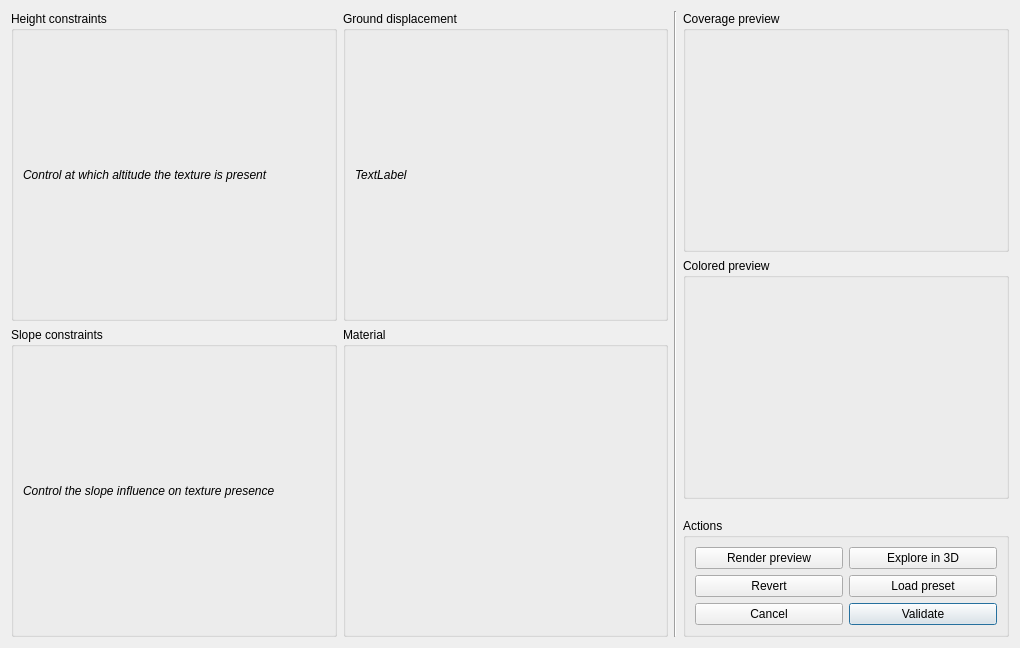
<?xml version="1.0" encoding="UTF-8"?>
<ui version="4.0">
 <class>DialogTexturesLayer</class>
 <widget class="QDialog" name="DialogTexturesLayer">
  <property name="geometry">
   <rect>
    <x>0</x>
    <y>0</y>
    <width>1020</width>
    <height>648</height>
   </rect>
  </property>
  <property name="windowTitle">
   <string>Paysages 3D - Texture editing</string>
  </property>
  <property name="modal">
   <bool>true</bool>
  </property>
  <layout class="QHBoxLayout" name="horizontalLayout">
   <item>
    <layout class="QVBoxLayout" name="verticalLayout">
     <item>
      <widget class="QGroupBox" name="groupBox_2">
       <property name="title">
        <string>Height constraints</string>
       </property>
       <property name="flat">
        <bool>true</bool>
       </property>
       <layout class="QVBoxLayout" name="verticalLayout_3">
        <item>
         <widget class="QLabel" name="label">
          <property name="font">
           <font>
            <italic>true</italic>
           </font>
          </property>
          <property name="text">
           <string>Control at which altitude the texture is present</string>
          </property>
         </widget>
        </item>
       </layout>
      </widget>
     </item>
     <item>
      <widget class="QGroupBox" name="groupBox_3">
       <property name="title">
        <string>Slope constraints</string>
       </property>
       <property name="flat">
        <bool>true</bool>
       </property>
       <layout class="QVBoxLayout" name="verticalLayout_8">
        <item>
         <widget class="QLabel" name="label_2">
          <property name="font">
           <font>
            <italic>true</italic>
           </font>
          </property>
          <property name="text">
           <string>Control the slope influence on texture presence</string>
          </property>
         </widget>
        </item>
       </layout>
      </widget>
     </item>
    </layout>
   </item>
   <item>
    <layout class="QVBoxLayout" name="verticalLayout_2">
     <item>
      <widget class="QGroupBox" name="groupBox_5">
       <property name="title">
        <string>Ground displacement</string>
       </property>
       <property name="flat">
        <bool>true</bool>
       </property>
       <layout class="QVBoxLayout" name="verticalLayout_9">
        <item>
         <widget class="QLabel" name="label_3">
          <property name="font">
           <font>
            <italic>true</italic>
           </font>
          </property>
          <property name="text">
           <string>TextLabel</string>
          </property>
         </widget>
        </item>
       </layout>
      </widget>
     </item>
     <item>
      <widget class="QGroupBox" name="groupBox_6">
       <property name="title">
        <string>Material</string>
       </property>
      </widget>
     </item>
    </layout>
   </item>
   <item>
    <widget class="Line" name="line">
     <property name="orientation">
      <enum>Qt::Vertical</enum>
     </property>
    </widget>
   </item>
   <item>
    <layout class="QVBoxLayout" name="verticalLayout_5">
     <item>
      <widget class="QGroupBox" name="groupBox">
       <property name="title">
        <string>Coverage preview</string>
       </property>
       <property name="flat">
        <bool>true</bool>
       </property>
       <layout class="QVBoxLayout" name="verticalLayout_6">
        <item>
         <widget class="BasePreview" name="preview_cumul_2" native="true">
          <property name="sizePolicy">
           <sizepolicy hsizetype="Fixed" vsizetype="Fixed">
            <horstretch>0</horstretch>
            <verstretch>0</verstretch>
           </sizepolicy>
          </property>
          <property name="minimumSize">
           <size>
            <width>200</width>
            <height>200</height>
           </size>
          </property>
          <property name="maximumSize">
           <size>
            <width>200</width>
            <height>200</height>
           </size>
          </property>
         </widget>
        </item>
       </layout>
      </widget>
     </item>
     <item>
      <widget class="QGroupBox" name="groupBox_7">
       <property name="title">
        <string>Colored preview</string>
       </property>
       <property name="flat">
        <bool>true</bool>
       </property>
       <layout class="QVBoxLayout" name="verticalLayout_7">
        <item>
         <widget class="BasePreview" name="preview_cumul_3" native="true">
          <property name="sizePolicy">
           <sizepolicy hsizetype="Fixed" vsizetype="Fixed">
            <horstretch>0</horstretch>
            <verstretch>0</verstretch>
           </sizepolicy>
          </property>
          <property name="minimumSize">
           <size>
            <width>200</width>
            <height>200</height>
           </size>
          </property>
          <property name="maximumSize">
           <size>
            <width>200</width>
            <height>200</height>
           </size>
          </property>
         </widget>
        </item>
       </layout>
      </widget>
     </item>
     <item>
      <spacer name="verticalSpacer_2">
       <property name="orientation">
        <enum>Qt::Vertical</enum>
       </property>
       <property name="sizeHint" stdset="0">
        <size>
         <width>20</width>
         <height>40</height>
        </size>
       </property>
      </spacer>
     </item>
     <item>
      <widget class="QGroupBox" name="groupBox_4">
       <property name="title">
        <string>Actions</string>
       </property>
       <property name="flat">
        <bool>true</bool>
       </property>
       <layout class="QGridLayout" name="gridLayout">
        <item row="0" column="2">
         <widget class="QPushButton" name="button_explore_2">
          <property name="text">
           <string>Explore in 3D</string>
          </property>
          <property name="icon">
           <iconset resource="../../../data/ui_pictures.qrc">
            <normaloff>:/buttons/logo/images/explore.png</normaloff>:/buttons/logo/images/explore.png</iconset>
          </property>
         </widget>
        </item>
        <item row="3" column="1">
         <widget class="QPushButton" name="button_cancel">
          <property name="text">
           <string>Cancel</string>
          </property>
          <property name="icon">
           <iconset resource="../../../data/ui_pictures.qrc">
            <normaloff>:/buttons/logo/images/cancel.png</normaloff>:/buttons/logo/images/cancel.png</iconset>
          </property>
         </widget>
        </item>
        <item row="3" column="2">
         <widget class="QPushButton" name="button_apply">
          <property name="text">
           <string>Validate</string>
          </property>
          <property name="icon">
           <iconset resource="../../../data/ui_pictures.qrc">
            <normaloff>:/buttons/logo/images/apply.png</normaloff>:/buttons/logo/images/apply.png</iconset>
          </property>
          <property name="default">
           <bool>true</bool>
          </property>
         </widget>
        </item>
        <item row="0" column="1">
         <widget class="QPushButton" name="button_render_2">
          <property name="text">
           <string>Render preview</string>
          </property>
          <property name="icon">
           <iconset resource="../../../data/ui_pictures.qrc">
            <normaloff>:/buttons/logo/images/render.png</normaloff>:/buttons/logo/images/render.png</iconset>
          </property>
         </widget>
        </item>
        <item row="1" column="2">
         <widget class="QPushButton" name="button_preset">
          <property name="text">
           <string>Load preset</string>
          </property>
          <property name="icon">
           <iconset resource="../../../data/ui_pictures.qrc">
            <normaloff>:/buttons/logo/images/auto.png</normaloff>:/buttons/logo/images/auto.png</iconset>
          </property>
         </widget>
        </item>
        <item row="1" column="1">
         <widget class="QPushButton" name="button_revert">
          <property name="text">
           <string>Revert</string>
          </property>
          <property name="icon">
           <iconset resource="../../../data/ui_pictures.qrc">
            <normaloff>:/buttons/logo/images/revert.png</normaloff>:/buttons/logo/images/revert.png</iconset>
          </property>
         </widget>
        </item>
       </layout>
      </widget>
     </item>
    </layout>
   </item>
  </layout>
 </widget>
 <customwidgets>
  <customwidget>
   <class>BasePreview</class>
   <extends>QWidget</extends>
   <header>basepreview.h</header>
   <container>1</container>
  </customwidget>
 </customwidgets>
 <resources>
  <include location="../../../data/ui_pictures.qrc"/>
 </resources>
 <connections/>
</ui>
